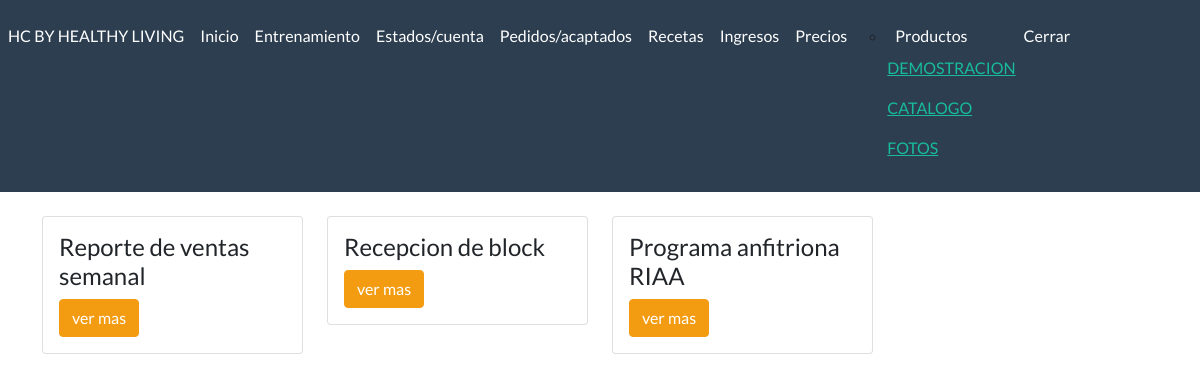
The page /sistema/Formatos.php on the database its author committed.
### tables this page shows
CREATE TABLE `formatos` (
  `id` int(11) NOT NULL,
  `nombre` varchar(255) NOT NULL,
  `archivo` varchar(255) NOT NULL
);

### sistema/Formatos.php (the view, shortened to what this page needs)
<?php include("template/cabecera.php");?>
<?php
include ("administrador/config/bd.php");
$sentenciaSQL= $conexion->prepare("SELECT nombre,archivo  FROM  formatos");
$sentenciaSQL->execute();
$listaFormatos=$sentenciaSQL->fetchAll(PDO::FETCH_ASSOC);
?>
<?php foreach($listaFormatos as $formatos) { ?>
<div class="col-md-3">
<div class="card">
<div class="card-body">
<h4 class="card-title"><?php echo $formatos['nombre']; ?></h4>
        <a name="" id="" class="btn btn-warning" href="./img/<?php echo $formatos['archivo']; ?>" role="button">ver mas </a>
</div>
</div>
</div>
<?php } ?>
<?php include("template/pie.php");?>

### rows shown on the page
formatos: nombre "Reporte de ventas semanal"
formatos: nombre "Recepcion de block"
formatos: nombre "Programa anfitriona RIAA"
